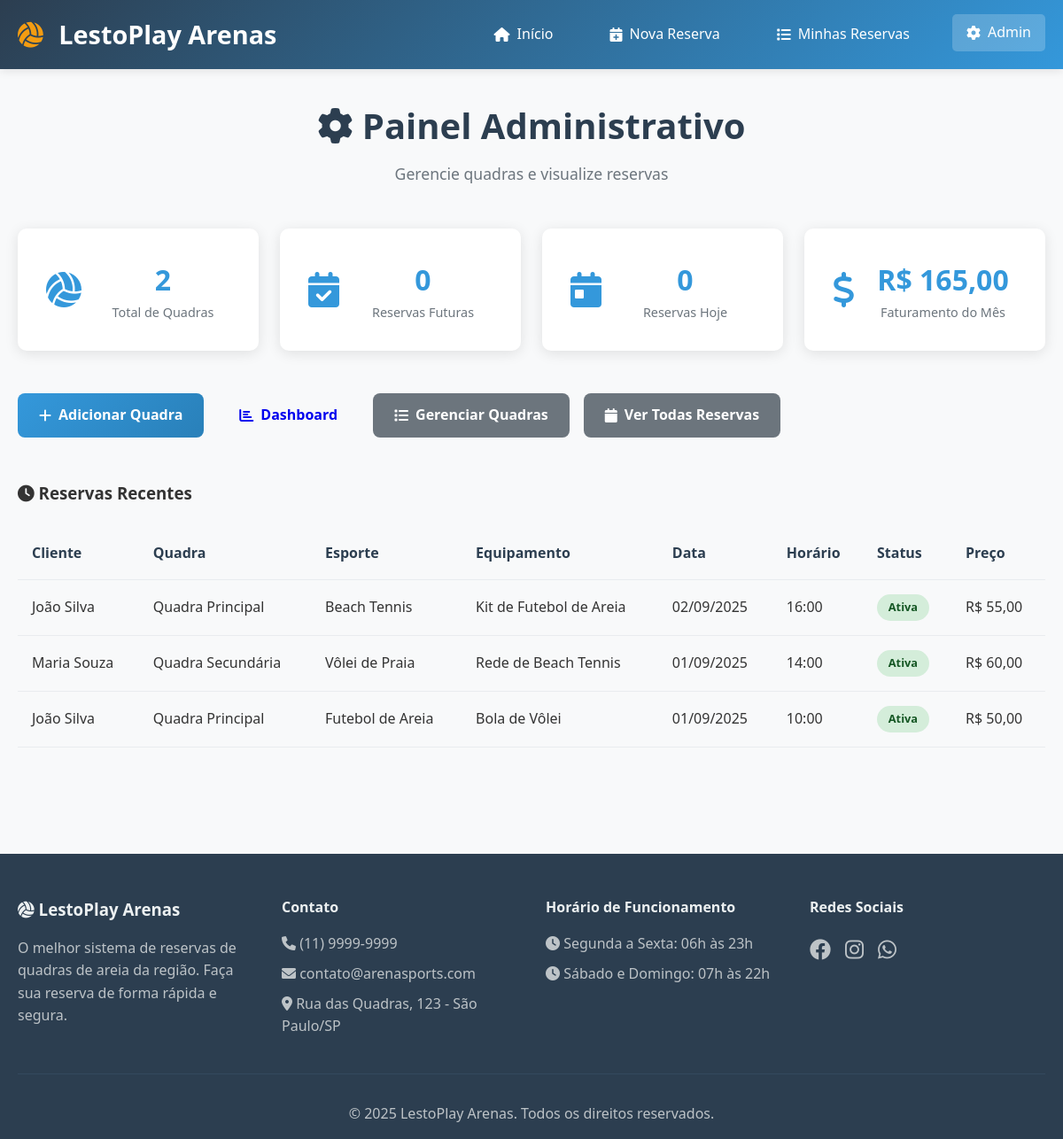
The app's page /admin.php (signed in) with its own data.
### tables this page shows
CREATE TABLE IF NOT EXISTS RESERVAS (
	IDRESERVA INT PRIMARY KEY AUTO_INCREMENT,
	HORARIO TIME,
	DATA DATE,
	PRECO DECIMAL (10, 2),
	STATUS VARCHAR (20),
	IDCLIENTE INT,
	IDESPORTE INT,
	IDEQUIP INT,
	IDQUADRA INT,
	FOREIGN KEY (IDCLIENTE) REFERENCES CLIENTE(IDCLIENTE),
	FOREIGN KEY (IDESPORTE) REFERENCES TIPOESPORTE(IDESPORTE),
	FOREIGN KEY (IDEQUIP) REFERENCES EQUIPAMENTO(IDEQUIP),
	FOREIGN KEY (IDQUADRA) REFERENCES quadras(id)
);

CREATE TABLE IF NOT EXISTS CLIENTE (
	IDCLIENTE INT PRIMARY KEY AUTO_INCREMENT,
	NOME VARCHAR (50),
	EMAIL VARCHAR (50),
	SENHA VARCHAR (50),
	TELEFONE VARCHAR (20)
);

CREATE TABLE IF NOT EXISTS quadras (
    id INT AUTO_INCREMENT PRIMARY KEY,
    nome VARCHAR(100) NOT NULL,
    localizacao VARCHAR(200) NOT NULL,
    preco_hora DECIMAL(10, 2) NOT NULL DEFAULT 0.00
);

CREATE TABLE IF NOT EXISTS TIPOESPORTE (
	IDESPORTE INT PRIMARY KEY AUTO_INCREMENT,
	MODALIDADE VARCHAR (50)
);

CREATE TABLE IF NOT EXISTS EQUIPAMENTO (
	IDEQUIP INT PRIMARY KEY AUTO_INCREMENT,
	NOME VARCHAR (50),
	QUANTIDADE INT
);

### includes/db.php (called while the page is built, shortened)
<?php
function formatarDataBR($data) {
    return date("d/m/Y", strtotime($data));
}
function formatarHora($hora) {
    return date("H:i", strtotime($hora));
}
?>

### admin.php (the view, shortened to what this page needs)
<?php
require_once ROOT_PATH . '/includes/db.php';
$acao = $_GET['acao'] ?? '';
try {
    $pdo = conectarDB();
    $stmt = $pdo->query("SELECT COUNT(*) as total FROM quadras");
    $total_quadras = $stmt->fetch()['total'];
    $stmt = $pdo->query("SELECT COUNT(*) as total FROM RESERVAS WHERE STATUS = 'ativa' AND DATA >= CURDATE()");
    $reservas_ativas = $stmt->fetch()['total'];
    $stmt = $pdo->query("SELECT COUNT(*) as total FROM RESERVAS WHERE DATA = CURDATE() AND STATUS = 'ativa'");
    $reservas_hoje = $stmt->fetch()['total'];
    $stmt = $pdo->query("SELECT SUM(PRECO) as total FROM RESERVAS WHERE STATUS = 'ativa' AND MONTH(DATA) = MONTH(CURDATE()) AND YEAR(DATA) = YEAR(CURDATE())");
    $faturamento_mes = $stmt->fetch()['total'] ?? 0;
    $stmt = $pdo->query("
        SELECT r.*, q.nome as nome_quadra, c.NOME as nome_cliente, te.MODALIDADE as nome_esporte, e.NOME as nome_equipamento
        FROM RESERVAS r
        JOIN quadras q ON r.IDQUADRA = q.id
        JOIN CLIENTE c ON r.IDCLIENTE = c.IDCLIENTE
        JOIN TIPOESPORTE te ON r.IDESPORTE = te.IDESPORTE
        JOIN EQUIPAMENTO e ON r.IDEQUIP = e.IDEQUIP
        ORDER BY r.DATA DESC, r.HORARIO DESC
        LIMIT 10
    ");
    $reservas_recentes = $stmt->fetchAll();
} catch (Exception $e) {
    $mensagem = "Erro ao carregar dados: " . $e->getMessage();
    $tipo_mensagem = "error";
    $quadras = [];
    $reservas_recentes = [];
}
include ROOT_PATH . '/includes/header.php';
?>
<div class="page-header">
    <h1><i class="fas fa-cog"></i> Painel Administrativo</h1>
    <p>Gerencie quadras e visualize reservas</p>
</div>
<?php if ($acao === '' || $acao === 'dashboard'): ?>
    <div class="admin-stats">
        <div class="stat-card">
            <div class="stat-icon">
                <i class="fas fa-volleyball-ball"></i>
            </div>
            <div class="stat-content">
                <div class="stat-number"><?php echo $total_quadras; ?></div>
                <div class="stat-label">Total de Quadras</div>
            </div>
        </div>
        <div class="stat-card">
            <div class="stat-icon">
                <i class="fas fa-calendar-check"></i>
            </div>
            <div class="stat-content">
                <div class="stat-number"><?php echo $reservas_ativas; ?></div>
                <div class="stat-label">Reservas Futuras</div>
            </div>
        </div>
        <div class="stat-card">
            <div class="stat-icon">
                <i class="fas fa-calendar-day"></i>
            </div>
            <div class="stat-content">
                <div class="stat-number"><?php echo $reservas_hoje; ?></div>
                <div class="stat-label">Reservas Hoje</div>
            </div>
        </div>
        <div class="stat-card">
            <div class="stat-icon">
                <i class="fas fa-dollar-sign"></i>
            </div>
            <div class="stat-content">
                <div class="stat-number">R$ <?php echo number_format($faturamento_mes, 2, ',', '.'); ?></div>
                <div class="stat-label">Faturamento do Mês</div>
            </div>
        </div>
    </div>
    <div class="admin-actions">
        <a href="?acao=adicionar" class="btn btn-primary">
            <i class="fas fa-plus"></i> Adicionar Quadra
        </a>
        <a href="dashboard.php" class="btn btn-info">
            <i class="fas fa-chart-bar"></i> Dashboard
        </a>
        <a href="?acao=quadras" class="btn btn-secondary">
            <i class="fas fa-list"></i> Gerenciar Quadras
        </a>
        <a href="?acao=reservas" class="btn btn-secondary">
            <i class="fas fa-calendar"></i> Ver Todas Reservas
        </a>
    </div>
    <div class="admin-sections">
        <div class="section">
            <h3><i class="fas fa-clock"></i> Reservas Recentes</h3>
            <div class="table-responsive">
                <table class="admin-table">
                    <thead>
                        <tr>
                            <th>Cliente</th>
                            <th>Quadra</th>
                            <th>Esporte</th>
                            <th>Equipamento</th>
                            <th>Data</th>
                            <th>Horário</th>
                            <th>Status</th>
                            <th>Preço</th>
                        </tr>
                    </thead>
                    <tbody>
                        <?php foreach ($reservas_recentes as $reserva): ?>
                            <tr>
                                <td><?php echo htmlspecialchars($reserva['nome_cliente']); ?></td>
                                <td><?php echo htmlspecialchars($reserva['nome_quadra']); ?></td>
                                <td><?php echo htmlspecialchars($reserva['nome_esporte']); ?></td>
                                <td><?php echo htmlspecialchars($reserva['nome_equipamento']); ?></td>
                                <td><?php echo formatarDataBR($reserva['DATA']); ?></td>
                                <td><?php echo formatarHora($reserva['HORARIO']); ?></td>
                                <td><span class="status status-<?php echo $reserva['STATUS']; ?>"><?php echo ucfirst($reserva['STATUS']); ?></span></td>
                                <td>R$ <?php echo number_format($reserva['PRECO'], 2, ',', '.'); ?></td>
                            </tr>
                        <?php endforeach; ?>
                    </tbody>
                </table>
            </div>
        </div>
    </div>
<?php endif; ?>
<?php include ROOT_PATH . '/includes/footer.php'; ?>

### style.css (style rules this page uses)
* { margin: 0; padding: 0; box-sizing: border-box; }
body { font-family: 'Segoe UI', Tahoma, Geneva, Verdana, sans-serif; line-height: 1.6; color: #333; background-color: #f8f9fa; }
.btn { display: inline-flex; align-items: center; gap: 0.5rem; padding: 0.75rem 1.5rem; border: none; border-radius: 8px; text-decoration: none; font-weight: 600; cursor: pointer; transition: all 0.3s ease; font-size: 1rem; }
.btn-primary { background: linear-gradient(135deg, #3498db, #2980b9); color: white; }
.btn-secondary { background: #6c757d; color: white; }
.page-header { text-align: center; margin-bottom: 3rem; }
.page-header h1 { font-size: 2.5rem; color: #2c3e50; margin-bottom: 0.5rem; }
.page-header p { font-size: 1.1rem; color: #6c757d; }
.stat-card { background: white; padding: 1.5rem; border-radius: 10px; text-align: center; box-shadow: 0 3px 15px rgba(0,0,0,0.1); }
.stat-number { font-size: 2rem; font-weight: bold; color: #3498db; }
.stat-label { color: #6c757d; font-size: 0.9rem; }
.status { padding: 0.3rem 0.8rem; border-radius: 15px; font-size: 0.8rem; font-weight: bold; display: inline-flex; align-items: center; gap: 0.3rem; }
.status-ativa { background: #d4edda; color: #155724; }
.admin-stats { display: grid; grid-template-columns: repeat(auto-fit, minmax(250px, 1fr)); gap: 1.5rem; margin-bottom: 3rem; }
.admin-stats .stat-card { display: flex; align-items: center; gap: 1rem; padding: 2rem; }
.stat-icon { font-size: 2.5rem; color: #3498db; }
.stat-content { flex: 1; }
.admin-actions { display: flex; gap: 1rem; margin-bottom: 3rem; flex-wrap: wrap; }
.table-responsive { overflow-x: auto; }
.admin-table { width: 100%; border-collapse: collapse; margin: 1.5rem 0; }
.admin-table th, .admin-table td { padding: 1rem; text-align: left; border-bottom: 1px solid #e9ecef; }
.admin-table th { background: #f8f9fa; font-weight: 600; color: #2c3e50; }

### records on screen
reservas: IDCLIENTE.NOME "João Silva", IDQUADRA.nome "Quadra Principal", IDESPORTE.MODALIDADE "Beach Tennis", IDEQUIP.NOME "Kit de Futebol de Areia", DATA "02/09/2025", HORARIO "16:00", STATUS "Ativa", PRECO "55,00"
reservas: IDCLIENTE.NOME "Maria Souza", IDQUADRA.nome "Quadra Secundária", IDESPORTE.MODALIDADE "Vôlei de Praia", IDEQUIP.NOME "Rede de Beach Tennis", DATA "01/09/2025", HORARIO "14:00", STATUS "Ativa", PRECO "60,00"
reservas: IDCLIENTE.NOME "João Silva", IDQUADRA.nome "Quadra Principal", IDESPORTE.MODALIDADE "Futebol de Areia", IDEQUIP.NOME "Bola de Vôlei", DATA "01/09/2025", HORARIO "10:00", STATUS "Ativa", PRECO "50,00"

### other values on screen
$total_quadras "2"
$reservas_ativas "0"
$reservas_hoje "0"
$faturamento_mes "165,00"
